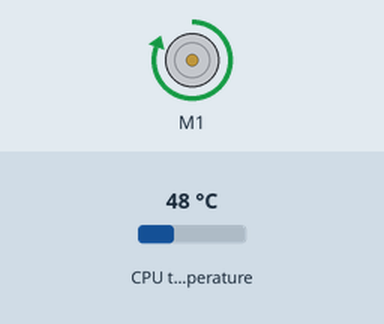
Recording of a program running on a simulated Raspberry Pi (BCM pin numbers). Shown: DC motor (green arrow = forward, orange = backward, longer = faster). The test bench sets the inputs (shaded band); at power-on: CPU temperature 48 °C.

Above: at 1.2 s.
1.3 s: CPU temperature set to 44 °C
At 2.8 s:
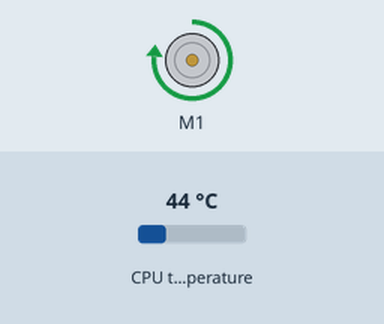
5.5 s: CPU temperature set to 35 °C
9.7 s: CPU temperature set to 32 °C
11.5 s: CPU temperature set to 48 °C
15.2 s: CPU temperature set to 50 °C
At 17.2 s:
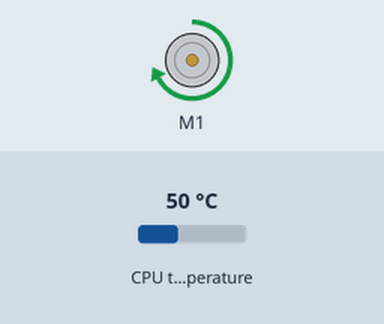
17.5 s: CPU temperature set to 31 °C
At 19.0 s:
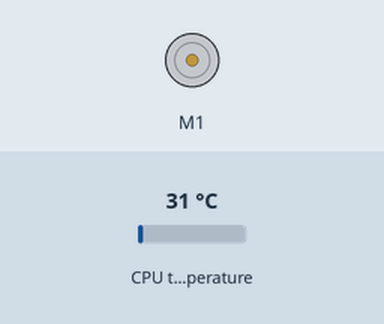
Timing chart, 0 to 20.5 s (numbered marks = the images above; inputs shaded):
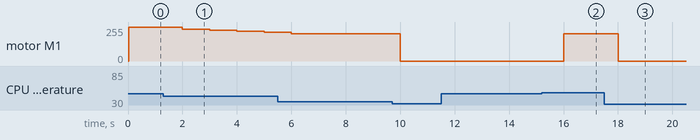

The program:

rpi-temp-control.py
```python
#!/usr/bin/env python3

##
# rpi-temp-control
#
# Changes speed of system fan to try and control the CPU/GPU temperature. This is done through the use of a PID loop
# that is targeting a specific temperature.
#
# Matt Kohls
# 2018
#
# Licensed under GPL v3

from gpiozero import Motor
from pid import PID
from time import sleep

# Defaults
TEMP_TARGET = float(47.0)
FAN_PIN = 17   # Pin the fan control is tied to
DUMMY_PIN = 18 # Any unused pin. Used to setup Motor from gpiozero
MIN_FAN_SPEED = 80 / 100

## Grabs Temperature of GPU/CPU
#
# @return temperature of GPU/CPU
def grab_temp():
    val = 0
    with open("/sys/class/thermal/thermal_zone0/temp", "r") as file:
        val = int(file.readline()) / 1000
    return val

# Initial loop setup
ploop = PID(1, 1, .02, Integrator_max=100, Integrator_min=0, Set_Point=TEMP_TARGET)
cycle = 1
fan = Motor(FAN_PIN, DUMMY_PIN)
fan.forward(cycle)
last_duty_cycle = 0
last_temp = 0

while True:
    sleep(1)
    temp = grab_temp()
    cycle_change = ploop.update(temp)
    cycle = (100 - int(cycle_change)) / 100 # Since fan.forward() wants a number between 0 and 1

    if cycle <= .2:
        cycle = 0
    elif cycle > 1:
        cycle = 1
    elif cycle < MIN_FAN_SPEED:
        cycle = MIN_FAN_SPEED

    if cycle == 0:
        fan.stop()
    elif last_duty_cycle != cycle:
        fan.forward(cycle)
    last_duty_cycle = cycle
```

pid.py
```python
#The recipe gives simple implementation of a Discrete Proportional-Integral-Derivative (PID) controller. PID controller gives output value for error between desired reference input and measurement feedback to minimize error value.
#More information: http://en.wikipedia.org/wiki/PID_controller
#
#cnr437@gmail.com
#
#######	Example	#########
#
#p=PID(3.0,0.4,1.2)
#p.setPoint(5.0)
#while True:
#     pid = p.update(measurement_value)
#
#


class PID:
	"""
	Discrete PID control
	"""

	def __init__(self, P=2.0, I=0.0, D=1.0, Derivator=0, Integrator=0, Integrator_max=500, Integrator_min=-500, Set_Point=0.0):

		self.Kp=P
		self.Ki=I
		self.Kd=D
		self.Derivator=Derivator
		self.Integrator=Integrator
		self.Integrator_max=Integrator_max
		self.Integrator_min=Integrator_min

		self.set_point=Set_Point
		self.error=0.0

	def update(self,current_value):
		"""
		Calculate PID output value for given reference input and feedback
		"""

		self.error = self.set_point - current_value

		self.P_value = self.Kp * self.error
		self.D_value = self.Kd * ( self.error - self.Derivator)
		self.Derivator = self.error

		self.Integrator = self.Integrator + self.error

		if self.Integrator > self.Integrator_max:
			self.Integrator = self.Integrator_max
		elif self.Integrator < self.Integrator_min:
			self.Integrator = self.Integrator_min

		self.I_value = self.Integrator * self.Ki

		PID = self.P_value + self.I_value + self.D_value

		return PID

	def setPoint(self,set_point):
		"""
		Initilize the setpoint of PID
		"""
		self.set_point = set_point
		self.Integrator=0
		self.Derivator=0

	def setIntegrator(self, Integrator):
		self.Integrator = Integrator

	def setDerivator(self, Derivator):
		self.Derivator = Derivator

	def setKp(self,P):
		self.Kp=P

	def setKi(self,I):
		self.Ki=I

	def setKd(self,D):
		self.Kd=D

	def getPoint(self):
		return self.set_point

	def getError(self):
		return self.error

	def getIntegrator(self):
		return self.Integrator

	def getDerivator(self):
		return self.Derivator
```

Measured:
- after the input at 1.3 s, motor M1: forward 255/255 → forward 240/255 after 0.70 s, → forward 232/255 1.0 s later, → forward 224/255 1.0 s later, → forward 217/255 1.0 s later
- after the input at 11.5 s, every drawn part: stays the same
- after the input at 15.2 s, motor M1: stopped → forward 204/255 after 0.81 s
- after the input at 17.5 s, motor M1: forward 204/255 → stopped after 0.51 s
